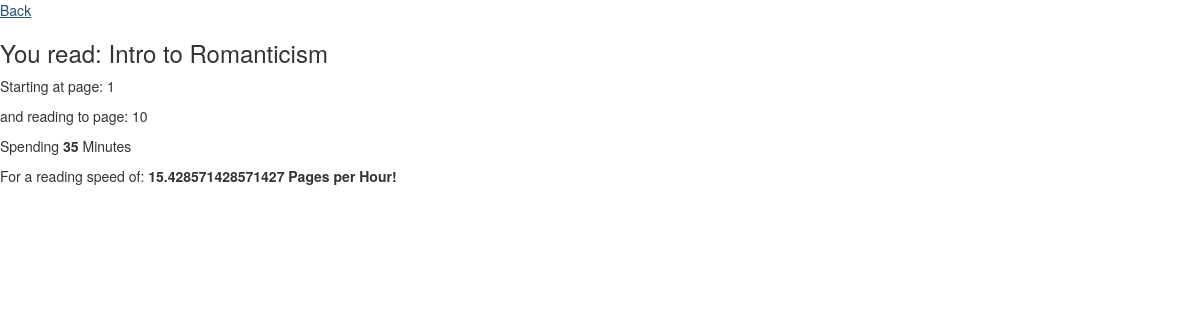
The page /studySession/1/ on the database its author committed.
### inventory/models.py (models this page shows)
class StudySessions(models.Model):
	date = models.DateField()
	startPage = models.IntegerField()
	endPage = models.IntegerField()
	timeSpent = models.IntegerField()
	reading = models.ForeignKey(Item)

class Item(models.Model):
	title = models.CharField(max_length=200)
	startPage = models.IntegerField()
	endPage = models.IntegerField()
	course = models.CharField(max_length=200)
	dueDate = models.DateField()
	def __unicode__(self):
		return u'{0}'.format(self.title)

### inventory/views.py (the view)
# urls.py: url(r'^studySession/(?P<id>\d+)/', views.studySession_detail, name='studySession_detail'),
def studySession_detail(request, id):
	try:
		studySession = StudySessions.objects.get(id=id)
	except StudySessions.DoesNotExist:
		raise Http404('This study sessions does not exist')
	return render(request, 'inventory/studySession_detail.html', {
		'studySession': studySession,
	})

### firstdjango/templates/inventory/studySession_detail.html
{% extends "base.html" %}
{%load mathfilters %}
{% block content %}
	<a href="{% url 'index' %}">Back</a>
	<h3>You read: {{ studySession.reading|capfirst }}</h3>
	<p> Starting at page: {{ studySession.startPage }} </p>
	<p> and reading to page: {{ studySession.endPage }} </p>
	<p> Spending <strong>{{ studySession.timeSpent }}</strong> Minutes </p>
	<p> For a reading speed of: <strong>{{ studySession.endPage|sub:studySession.startPage|div:studySession.timeSpent|mul:60 }} Pages per Hour!</strong></p>
{% endblock %}

### rows shown on the page
StudySessions: reading "Intro to Romanticism", startPage "1", endPage "10", timeSpent "35", endPage|sub "15.428571428571427"
